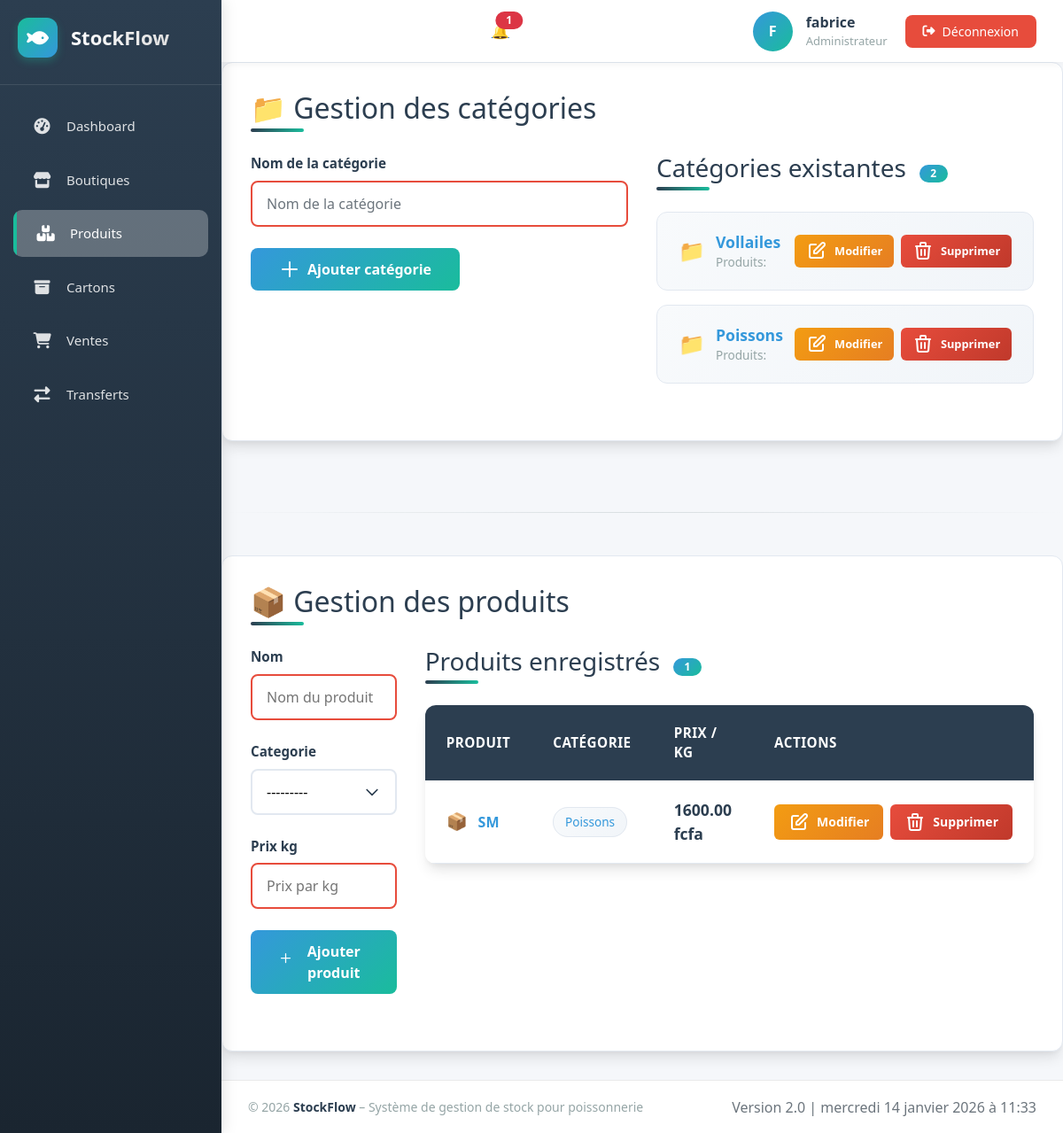
Screenshot of /produits/ (signed in) with the database file from the repository.
### stock/models/categorie.py (models this page shows)
class Categorie(models.Model):
 nom = models.CharField(max_length=100)
 def __str__(self):
    return self.nom

### stock/models/produit.py (models this page shows, shortened)
class Produit(models.Model):
    nom = models.CharField(max_length=100)
    prix_kg = models.DecimalField(
        max_digits=10,
        decimal_places=2
    )
    categorie = models.ForeignKey(
        Categorie,
        on_delete=models.SET_NULL,
        null=True,
        blank=True,
        related_name="produits"
    )
    seuil_min_cartons = models.PositiveIntegerField(default=5)

### stock/views.py (the view)
# urls.py: path('produits/',views.produits ,name='produits'),
@permission_required("stock.produits", raise_exception=True)
@login_required
def produits(request):
    categories = (
        Categorie.objects
        .annotate(nb_produits=Count("produits"))
    )
    produits = Produit.objects.select_related("categorie")
    totales_produits = Produit.objects.count()
    if request.method == "POST" and "add_categorie" in request.POST:
        categorie_form = CategorieForm(request.POST)
        produit_form = ProduitForm()
        if categorie_form.is_valid():
            categorie_form.save()
            return redirect("produits")
    elif request.method == "POST" and "add_produit" in request.POST:
        produit_form = ProduitForm(request.POST)
        categorie_form = CategorieForm()
        if produit_form.is_valid():
            produit_form.save()
            return redirect("produits")
    else:
        categorie_form = CategorieForm()
        produit_form = ProduitForm()
    return render(request, "Produits/produits.html", {
        "categories": categories,          # contient maintenant nb_produits
        "produits": produits,
        "categorie_form": categorie_form,
        "produit_form": produit_form,
        "totales_produits": totales_produits
    })

### stock/templates/Produits/produits.html (shortened to what this page needs)
{% extends 'Base/base.html' %}
{% block content %}
    <div class="card">
        <h2>📁 Gestion des catégories</h2>
        <div class="grid-2">
            <div>
                <form method="post" class="form-container">
                    <div class="form-group">
                        <label for="{{ categorie_form.nom.id_for_label }}">Nom de la catégorie</label>
                        {{ categorie_form.nom }}
                    </div>
                    <button type="submit" name="add_categorie" class="btn btn-primary">
                        <span class="icon icon-add"></span> Ajouter catégorie
                    </button>
                </form>
            </div>
            <div>
                <h3>
                    Catégories existantes
                    <span class="badge badge-count">{{ categories|length }}</span>
                </h3>
                {% if categories %}
                <div class="categories-list">
                    {% for c in categories %}
                        <div class="category-item">
                            <div class="category-info">
                                <div style="font-size: 1.5rem;">📁</div>
                                <div>
                                    <div class="category-name">{{ c.nom }}</div>
                                    <div style="font-size: 0.85rem; color: var(--gray);">
                                        Produits: {{ c.produit_set.count }}
                                    </div>
                                </div>
                            </div>
                            <div class="category-actions">
                                <button type="button"
                                        class="btn-action btn-edit btn-small"
                                        onclick="openEditCategorieModal('{{ c.id }}', '{{ c.nom }}')">
                                    <span class="icon icon-edit"></span> Modifier
                                </button>
                                <form method="post" action="{% url 'categories_delete' c.pk %}" style="display:inline;">
                                    <button type="submit" class="btn-action btn-delete btn-small" onclick="return confirm('Êtes-vous sûr de vouloir supprimer cette catégorie ?');">
                                        <span class="icon icon-delete"></span> Supprimer
                                    </button>
                                </form>
                            </div>
                        </div>
                    {% endfor %}
                </div>
                {% else %}
                <div class="empty-state">
                    <div>📂</div>
                    <p>Aucune catégorie créée</p>
                </div>
                {% endif %}
            </div>
        </div>
    </div>
    <div class="separator"></div>
    <div class="card">
        <h2>📦 Gestion des produits</h2>
        <div class="grid-2">
            <div>
                <form method="post" class="form-container">
                    {% for field in produit_form %}
                    <div class="form-group">
                        <label for="{{ field.id_for_label }}">{{ field.label }}</label>
                        {{ field }}
                    </div>
                    {% endfor %}
                   {% if perms.stock.produit %}
                            <button type="submit" name="add_produit" class="btn btn-primary">
                                <span class="icon icon-add"></span> Ajouter produit
                            </button>
                    {% endif %}
                </form>
            </div>
            <div>
                <h3>
                    Produits enregistrés
                    <span class="badge badge-count">{{ produits|length }}</span>
                </h3>
                {% if produits %}
                <table class="products-table">
                    <thead>
                        <tr>
                            <th>Produit</th>
                            <th>Catégorie</th>
                            <th>Prix / kg</th>
                            <th>Actions</th>
                        </tr>
                    </thead>
                    <tbody>
                        {% for produit in produits %}
                        <tr>
                            <td>
                                <div class="product-info">
                                    <div style="font-size: 1.2rem;">📦</div>
                                    <div class="product-name">{{ produit.nom }}</div>
                                </div>
                            </td>
                            <td>
                                <span class="product-category">{{ produit.categorie.nom }}</span>
                            </td>
                            <td class="product-price">{{ produit.prix_kg }} fcfa</td>
                            <td>
                                <div class="table-actions">
                                    <button type="button"
                                            class="btn-action btn-edit"
                                            onclick="openEditProduitModal('{{ produit.id }}', '{{ produit.nom }}', '{{ produit.prix_kg }}', '{{ produit.categorie.id }}')">
                                        <span class="icon icon-edit"></span> Modifier
                                    </button>
                                     {% if perms.stock.produits_delete %}
                                    <form method="post" action="{% url 'produits_delete' produit.pk %}" style="display:inline;">
                                        <button type="submit" class="btn-action btn-delete" onclick="return confirm('Êtes-vous sûr de vouloir supprimer ce produit ?');">
                                            <span class="icon icon-delete"></span> Supprimer
                                        </button>
                                    </form>
                                     {% endif %}
                                </div>
                            </td>
                        </tr>
                        {% endfor %}
                    </tbody>
                </table>
                {% else %}
                <div class="empty-state">
                    <div>📦</div>
                    <p>Aucun produit enregistré</p>
                </div>
                {% endif %}
            </div>
        </div>
    </div>
</div>
{% endblock %}

### stock/templates/Base/base.html (shortened to what this page needs)
<!DOCTYPE html>
<html lang="fr">
<head>
    {% load static %}
    <link rel="stylesheet" href="https://cdnjs.cloudflare.com/ajax/libs/font-awesome/6.4.0/css/all.min.css">
    <link rel="stylesheet" href="https://cdn.jsdelivr.net/npm/bootstrap-icons@1.10.0/font/bootstrap-icons.css">
    <link href="https://cdn.jsdelivr.net/npm/bootstrap@5.0.2/dist/css/bootstrap.min.css" rel="stylesheet">
</head>
<body  >
    <div class="sidebar">
        <div class="logo-container">
            <div class="logo">
                <i class="fas fa-fish"></i>
            </div>
            <div class="logo-text">StockFlow</div>
        </div>
        <ul class="nav-menu">
            <li class="nav-item {% if request.path == '/' %}active{% endif %}">
                <a href="{% url 'index' %}" class="nav-link">
                    <i class="fas fa-tachometer-alt"></i>
                    <span>Dashboard</span>
                </a>
            </li>
            <li class="nav-item {% if 'boutiques' in request.path %}active{% endif %}">
                <a href="{% url 'boutiques' %}" class="nav-link">
                    <i class="fas fa-store"></i>
                    <span>Boutiques</span>
                </a>
            </li>
            <li class="nav-item {% if 'produits' in request.path %}active{% endif %}">
                <a href="{% url 'produits' %}" class="nav-link">
                    <i class="fas fa-boxes"></i>
                    <span>Produits</span>
                </a>
            </li>
            <li class="nav-item {% if 'cartons' in request.path %}active{% endif %}">
                <a href="{% url 'cartons' %}" class="nav-link">
                    <i class="fas fa-archive"></i>
                    <span>Cartons</span>
                </a>
            </li>
            <li class="nav-item {% if 'ventes' in request.path %}active{% endif %}">
                <a href="{% url 'ventes' %}" class="nav-link">
                    <i class="fas fa-shopping-cart"></i>
                    <span>Ventes</span>
                </a>
            </li>
            <li class="nav-item {% if 'transferts' in request.path %}active{% endif %}">
                <a href="{% url 'transferts' %}" class="nav-link">
                    <i class="fas fa-exchange-alt"></i>
                    <span>Transferts</span>
                </a>
            </li>
        </ul>
    </div>
    <div class="main-wrapper">
        <div class="content-wrapper">
            <header class="top-header">
 <a href="{% url 'notifications' %}" class="position-relative">
    🔔
    {% if nb_notifications > 0 %}
        <span class="badge bg-danger position-absolute top-0 start-100 translate-middle">
            {{ nb_notifications }}
        </span>
    {% endif %}
</a>
                <div class="user-info">
                    {% if user.is_authenticated %}
                        <div class="user-avatar">
                            {{ user.username|first|upper }}
                        </div>
                        <div class="user-details">
                            <div class="user-name">{{ user.username }}</div>
                            <div class="user-role"><span class="user-role">
                                {% if user.is_superuser %}
                                    Administrateur
                                {% elif user.groups.first.name == "VENDEUR" %}
                                    Vendeur
                                {% else %}
                                    Utilisateur
                                {% endif %}
                            </span>
                            </div>
                        </div>
                        <a href="{% url 'deconnexion' %}" class="logout-btn">
                            <i class="fas fa-sign-out-alt"></i>
                            <span>Déconnexion</span>
                        </a>
                    {% else %}
                        <a href="{% url 'connexion' %}" class="login-btn">
                            <i class="fas fa-sign-in-alt"></i>
                            <span>Connexion</span>
                        </a>
                    {% endif %}
                </div>
            </header>
            {% block content %}
            {% endblock %}
        </div>
    <footer>
        <div class="footer-left">
            <div class="footer-copyright">
                © {% now "Y" %} <strong>StockFlow</strong> – Système de gestion de stock pour poissonnerie
            </div>
        </div>
        <div class="footer-right">
            <div class="footer-version">
            </div>
        </div>
    </footer>
</body>
</html>

### rows the page displays
Categorie: nom "Vollailes"
Categorie: nom "Poissons"
Produit: nom "SM", categorie.nom "Poissons", prix_kg "1600.00"

### other values shown
{{ nb_notifications }} "1"
{{ user.username|first|upper }} "F"
{{ user.username }} "fabrice"
{{ categories|length }} "2"
{{ field.label }} "Nom" "Categorie" "Prix kg"
{{ produits|length }} "1"
